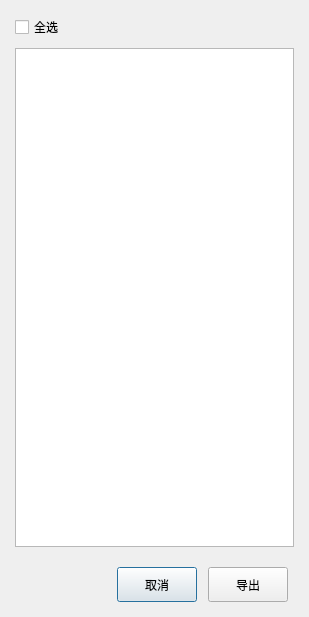
<?xml version="1.0" encoding="UTF-8"?>
<ui version="4.0">
 <class>DialogGoodsOutRecordPrint</class>
 <widget class="QDialog" name="DialogGoodsOutRecordPrint">
  <property name="geometry">
   <rect>
    <x>0</x>
    <y>0</y>
    <width>309</width>
    <height>617</height>
   </rect>
  </property>
  <property name="windowTitle">
   <string>导出</string>
  </property>
  <layout class="QGridLayout" name="gridLayout">
   <property name="leftMargin">
    <number>15</number>
   </property>
   <property name="topMargin">
    <number>15</number>
   </property>
   <property name="rightMargin">
    <number>15</number>
   </property>
   <property name="bottomMargin">
    <number>15</number>
   </property>
   <property name="verticalSpacing">
    <number>9</number>
   </property>
   <item row="0" column="0">
    <widget class="QCheckBox" name="checkBox_check_all">
     <property name="text">
      <string>全选</string>
     </property>
    </widget>
   </item>
   <item row="1" column="0">
    <widget class="QTableWidget" name="tableWidget"/>
   </item>
   <item row="2" column="0">
    <layout class="QHBoxLayout" name="horizontalLayout">
     <property name="spacing">
      <number>11</number>
     </property>
     <property name="leftMargin">
      <number>6</number>
     </property>
     <property name="topMargin">
      <number>11</number>
     </property>
     <property name="rightMargin">
      <number>6</number>
     </property>
     <item>
      <spacer name="horizontalSpacer">
       <property name="orientation">
        <enum>Qt::Horizontal</enum>
       </property>
       <property name="sizeHint" stdset="0">
        <size>
         <width>40</width>
         <height>20</height>
        </size>
       </property>
      </spacer>
     </item>
     <item>
      <widget class="QPushButton" name="pushButton_cancle">
       <property name="minimumSize">
        <size>
         <width>0</width>
         <height>35</height>
        </size>
       </property>
       <property name="text">
        <string>取消</string>
       </property>
      </widget>
     </item>
     <item>
      <widget class="QPushButton" name="pushButton_export">
       <property name="minimumSize">
        <size>
         <width>0</width>
         <height>35</height>
        </size>
       </property>
       <property name="text">
        <string>导出</string>
       </property>
      </widget>
     </item>
    </layout>
   </item>
  </layout>
 </widget>
 <resources/>
 <connections/>
</ui>
